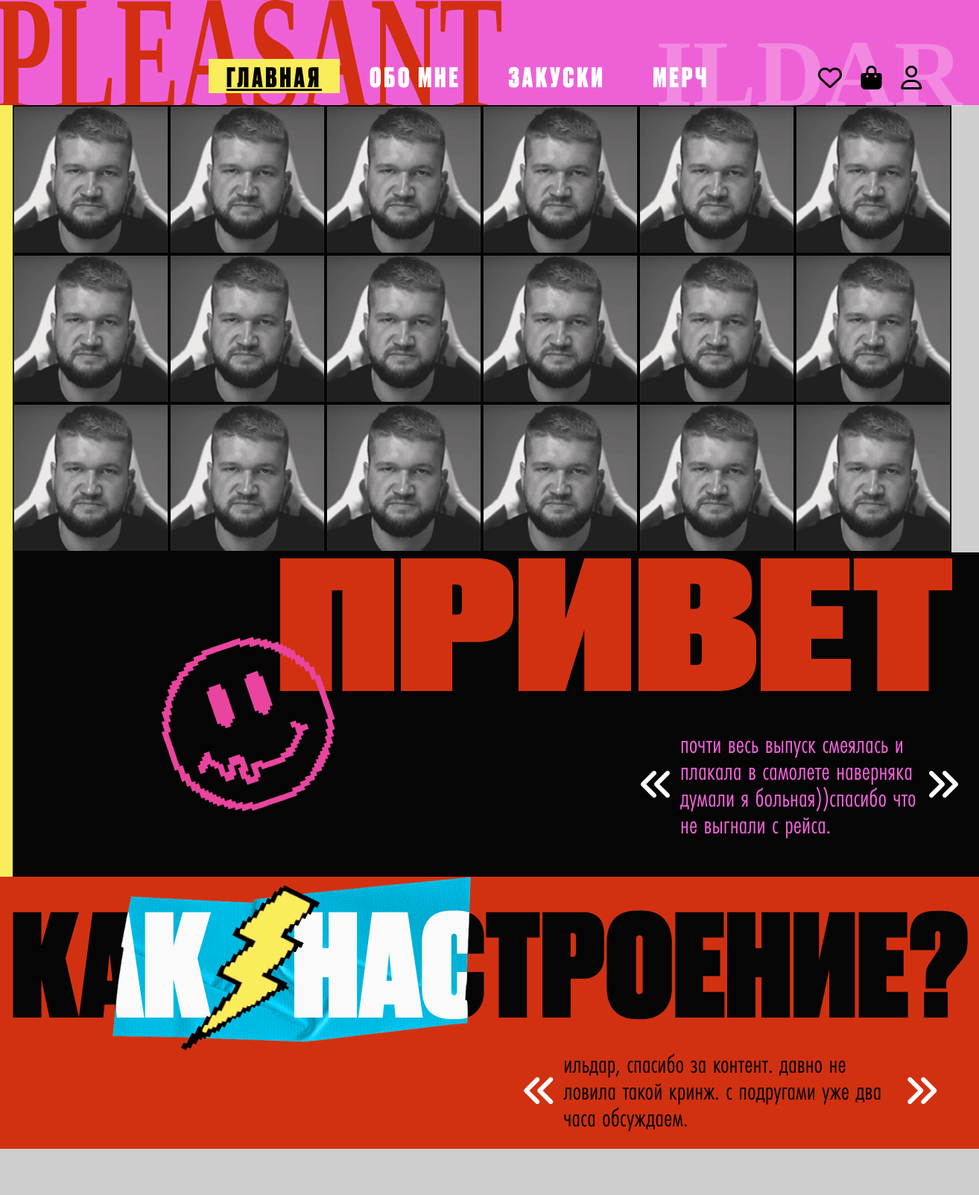
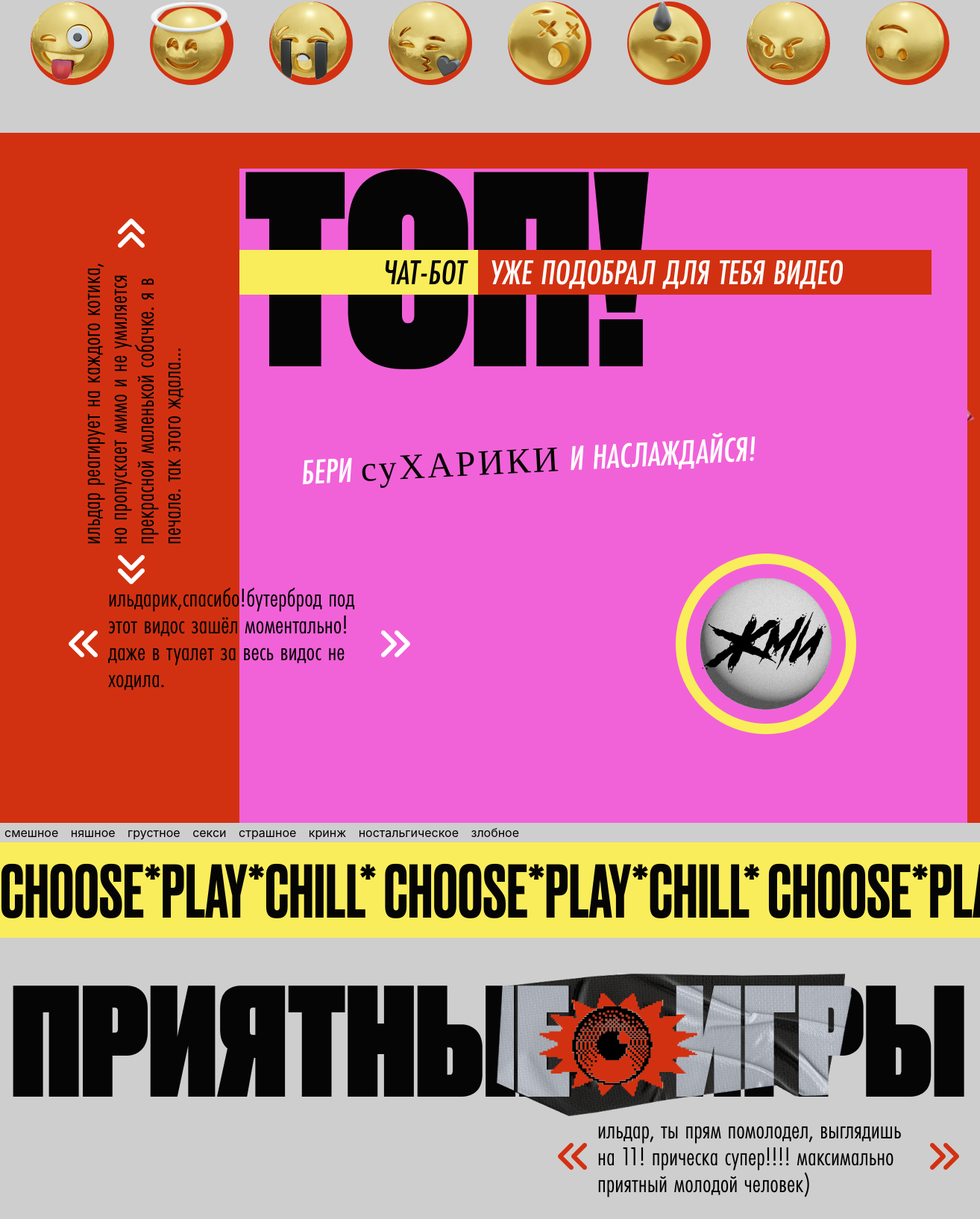
The page / (upper part) on the database its author committed (2 pictures, top to bottom).
### core/models.py (models this page shows, shortened)
class Emotion(models.Model):
    codename = models.CharField(max_length=30, unique=True) # Name in english to use in code - funny
    name = models.CharField(max_length=50, default="null")  # Name to use for UI - смешное
    emoji = models.CharField(max_length=50, blank=True)     # Emoji in text format - 🤣

### core/views.py (the view)
# urls.py: path('', views.index, name='index'),
def index(request):
    emotions = Emotion.objects.all()
    return render(request, 'index.html',{'emotions': emotions})

### templates/index.html (shortened to what this page needs)
{% extends 'default.html' %}
{% load static %}
{% block content %}
  <main class="site-main">
    <section class="faces-area">
      <div class="pleasant-container-flex">
        <div class="pleasant-col-side bg-yellow"></div>
        <div class="pleasant-col">
          <div class="faces-list">
            <div class="face-item" id="face01"></div>
            <div class="face-item" id="face02"></div>
            <div class="face-item" id="face03"></div>
            <div class="face-item" id="face04"></div>
            <div class="face-item" id="face05"></div>
            <div class="face-item" id="face06"></div>
            <div class="face-item" id="face07"></div>
            <div class="face-item" id="face08"></div>
            <div class="face-item" id="face09"></div>
            <div class="face-item" id="face10"></div>
            <div class="face-item" id="face11"></div>
            <div class="face-item" id="face12"></div>
            <div class="face-item" id="face13"></div>
            <div class="face-item" id="face14"></div>
            <div class="face-item" id="face15"></div>
            <div class="face-item" id="face16"></div>
            <div class="face-item" id="face17"></div>
            <div class="face-item" id="face18"></div>
          </div>
        </div>
        <div class="pleasant-col-side bg-gray"></div>
      </div>
    </section>
    <section class="hello-area">
      <div class="pleasant-container-flex">
        <div class="pleasant-col-side bg-yellow"></div>
        <div class="pleasant-col">
          <div class="hello-con">
            <div class="hello-wrapper">
              <img src="{% static '/img/hello-banner.png' %}" alt="" />
              <div class="pink-smile"></div>
            </div>
            <div class="d-flex justify-content-end">
              <div class="quote-container">
                <div class="quote-angles">
                  <i class="fa-solid fa-angles-left"></i>
                </div>
                <div class="quote-text">почти весь выпуск смеялась и плакала в самолете наверняка думали я больная))спасибо что не выгнали с рейса.</div>
                <div class="quote-angles">
                  <i class="fa-solid fa-angles-right"></i>
                </div>
              </div>
            </div>
          </div>
        </div>
        <div class="pleasant-col-side bg-black"></div>
      </div>
    </section>
    <section class="mood-banner-area">
      <div class="pleasant-container">
        <img src="{% static '/img/mood-banner.png' %}" alt="" />
        <div class="d-flex justify-content-end">
          <div class="quote-container">
            <div class="quote-angles">
              <i class="fa-solid fa-angles-left"></i>
            </div>
            <div class="quote-text">ильдар, спасибо за контент. давно не ловила такой кринж. с подругами уже два часа обсуждаем.</div>
            <div class="quote-angles">
              <i class="fa-solid fa-angles-right"></i>
            </div>
          </div>
        </div>
      </div>
    </section>
    <section class="chat-bot-area bg-gray">
      <div class="pleasant-container">
        <div class="emotion-pick-container">
          <div class="emotion-pick-item">
            <div class="emotion-pick-button pick-funny" tooltip="Смешное">
              <img src="{% static '/img/emojis-gold/funny.png' %}" alt="" />
            </div>
          </div>
          <div class="emotion-pick-item">
            <div class="emotion-pick-button pick-cute" tooltip="Няшное">
              <img src="{% static '/img/emojis-gold/cute.png' %}" alt="" />
            </div>
          </div>
          <div class="emotion-pick-item">
            <div class="emotion-pick-button pick-sad" tooltip="Грустное">
              <img src="{% static '/img/emojis-gold/sad.png' %}" alt="" />
            </div>
          </div>
          <div class="emotion-pick-item">
            <div class="emotion-pick-button pick-sexy" tooltip="Секси">
              <img src="{% static '/img/emojis-gold/sexy.png' %}" alt="" />
            </div>
          </div>
          <div class="emotion-pick-item">
            <div class="emotion-pick-button pick-scared" tooltip="Страшное">
              <img src="{% static '/img/emojis-gold/scared.png' %}" alt="" />
            </div>
          </div>
          <div class="emotion-pick-item">
            <div class="emotion-pick-button pick-awkward" tooltip="Cringe">
              <img src="{% static '/img/emojis-gold/awkward.png' %}" alt="" />
            </div>
          </div>
          <div class="emotion-pick-item">
            <div class="emotion-pick-button pick-angry" tooltip="Злобное">
              <img src="{% static '/img/emojis-gold/angry.png' %}" alt="" />
            </div>
          </div>
          <div class="emotion-pick-item">
            <div class="emotion-pick-button pick-nostalgic" tooltip="Ностальгическое">
              <img src="{% static '/img/emojis-gold/nostalgic.png' %}" alt="" />
            </div>
          </div>
        </div>
      </div>
      <div class="container-fluid chat-bot-intro">
        <div class="pleasant-container">
          <div class="d-flex justify-content-end">
            <div class="top-banner-container">
              <div class="top-banner-text-con">
                <div class="top-banner-text-yellow">Чат-бот</div>
                <div class="top-banner-text-red">Уже подобрал для тебя видео</div>
              </div>
              <div class="tob-banner-sub-text">
                БЕРИ <span>суХАРИКИ</span> И НАСЛАЖДАЙСЯ!
              </div>
              <div class="quote-container" id="bottom-quote">
                <div class="quote-angles">
                  <i class="fa-solid fa-angles-left"></i>
                </div>
                <div class="quote-text">ильдарик,спасибо!бутерброд под этот видос зашёл моментально! даже в туалет за весь видос не ходила.</div>
                <div class="quote-angles">
                  <i class="fa-solid fa-angles-right"></i>
                </div>
              </div>
              <button class="chat-bot-start-button"><img src="{% static '/img/buttons/chat-bot-start-button.png' %}" alt="" /></button>
            </div>
          </div>
        </div>
        <div class="quote-container" id="side-quote">
          <div class="quote-angles">
            <i class="fa-solid fa-angles-left"></i>
          </div>
          <div class="quote-text">ильдар реагирует на каждого котика, но пропускает мимо и не умиляется прекрасной маленькой собачке. я в печале. так этого ждала...</div>
          <div class="quote-angles">
            <i class="fa-solid fa-angles-right"></i>
          </div>
        </div>
      </div>
      <div class="chat-bot">
        <div>
        {% for emotion in emotions %}
            <button class="chat_butt" data-emotion="{{ emotion.codename }}">{{ emotion.name }}</button>
        {% endfor %}
        </div>
      </div>
    </section>
    <section class="games-list-area bg-gray">
      <div class="yellow-line-marquee">CHOOSE*PLAY*CHILL* CHOOSE*PLAY*CHILL* CHOOSE*PLAY*CHILL* CHOOSE*PLAY*CHILL*</div>
      <div class="pleasant-container">
        <div class="games-list-banner">
          <img src="{% static '/img/games-list-banner.png' %}" alt="" />
        </div>
        <div class="d-flex justify-content-end">
          <div class="quote-container" id="banner-quote">
            <div class="quote-angles">
              <i class="fa-solid fa-angles-left"></i>
            </div>
            <div class="quote-text">ильдар, ты прям помолодел, выглядишь на 11! прическа супер!!!! максимально приятный молодой человек)</div>
            <div class="quote-angles">
              <i class="fa-solid fa-angles-right"></i>
            </div>
          </div>
        </div>
        <div class="games-list">
        </div>
      </div>
    </section>
  </main>
{% endblock %}

### static/css/partials/variables.css (style rules this page uses)
html, body { margin: 0%; box-sizing: border-box; width: 100%; height: 100%; background: none; }
:root { --black-color: #050505; --gray-color: #CECECE; --white-color: #fff; --red-color: #D23111; --pink-color: #F162D8; --yellow-color: #FAED5B; --box-shadow: 0px 10px 30px rgba(57, 56, 61, 0.205); --danger: "Another Danger Slanted"; --monument: "Monument Extended"; --druk: "Druk Cyr"; --futura-bold: "Futura-Bold"; --futura-pt-cond: "Futura PT Cond"; --futura-demi-c: "FuturaDemiC"; --futura-pt-cond-medium-italic: "Futura PT Cond Medium Italic"; --primary-color: #0059BD; --primary-color2: ; --title-color: #141313; --text-color: #777777; --border-color: #201f1f; --bg-strong-color: #4d4d4d; --bg-stronger-color: #1a1a1a; --bg-active-color: #1f0101; --bg-light-color: #bbb; --neutral-face: "Neutral Face"; }

### static/css/partials/global.css (style rules this page uses)
* { box-sizing: border-box; }
html { font-family: var(--druk); }
html, body { min-height:100%; height: 100%; }
.container-fluid { padding: 0; }
button { background: transparent; border: none; cursor: pointer; }
.pleasant-container { display: block; margin: 0 auto; width: 1280px; }
.pleasant-container-flex { display: flex; flex-direction: row; flex-wrap: nowrap; align-items: stretch; }
.pleasant-col { flex: 0 0 1280px; }
.pleasant-col-side { flex: 1; }
.quote-container { display: flex; flex-flow: row nowrap; }
.quote-angles { display: flex; align-items: center; padding: 0 .5rem; color: white; font-size: 3rem; }
.quote-text { color: black; text-align: left; font-family: Futura PT Cond; font-size: 2.25rem; font-style: normal; font-weight: 400; line-height: 2.25rem; }
.bg-black { background-color: var(--black-color); }
.bg-gray { background-color: var(--gray-color); }
.bg-yellow { background-color: var(--yellow-color); }

### rows shown on the page
Emotion: name "смешное"
Emotion: name "няшное"
Emotion: name "грустное"
Emotion: name "секси"
Emotion: name "страшное"
Emotion: name "кринж"
Emotion: name "ностальгическое"
Emotion: name "злобное"
